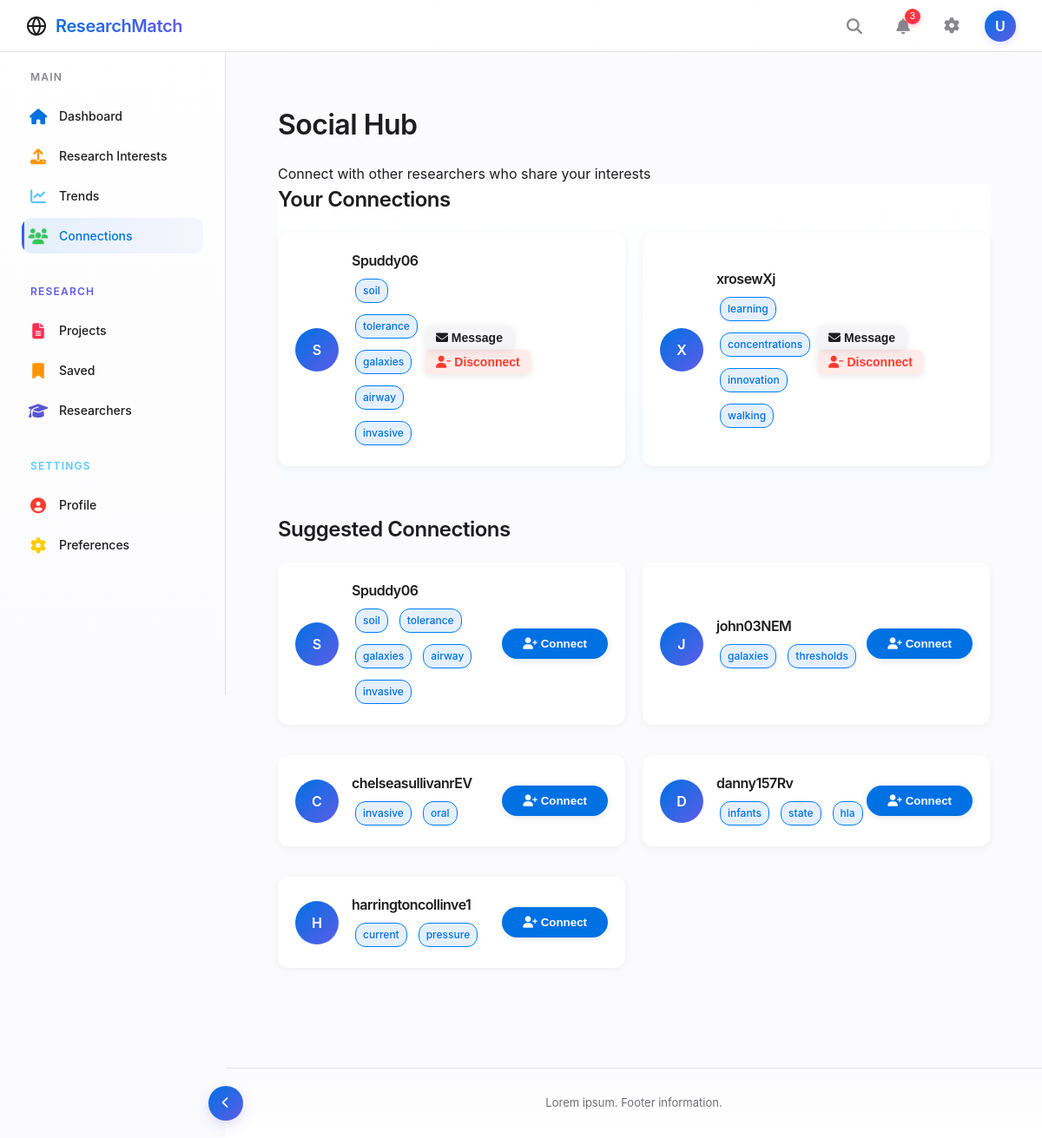
The page /social (signed in) on the database as committed earlier.
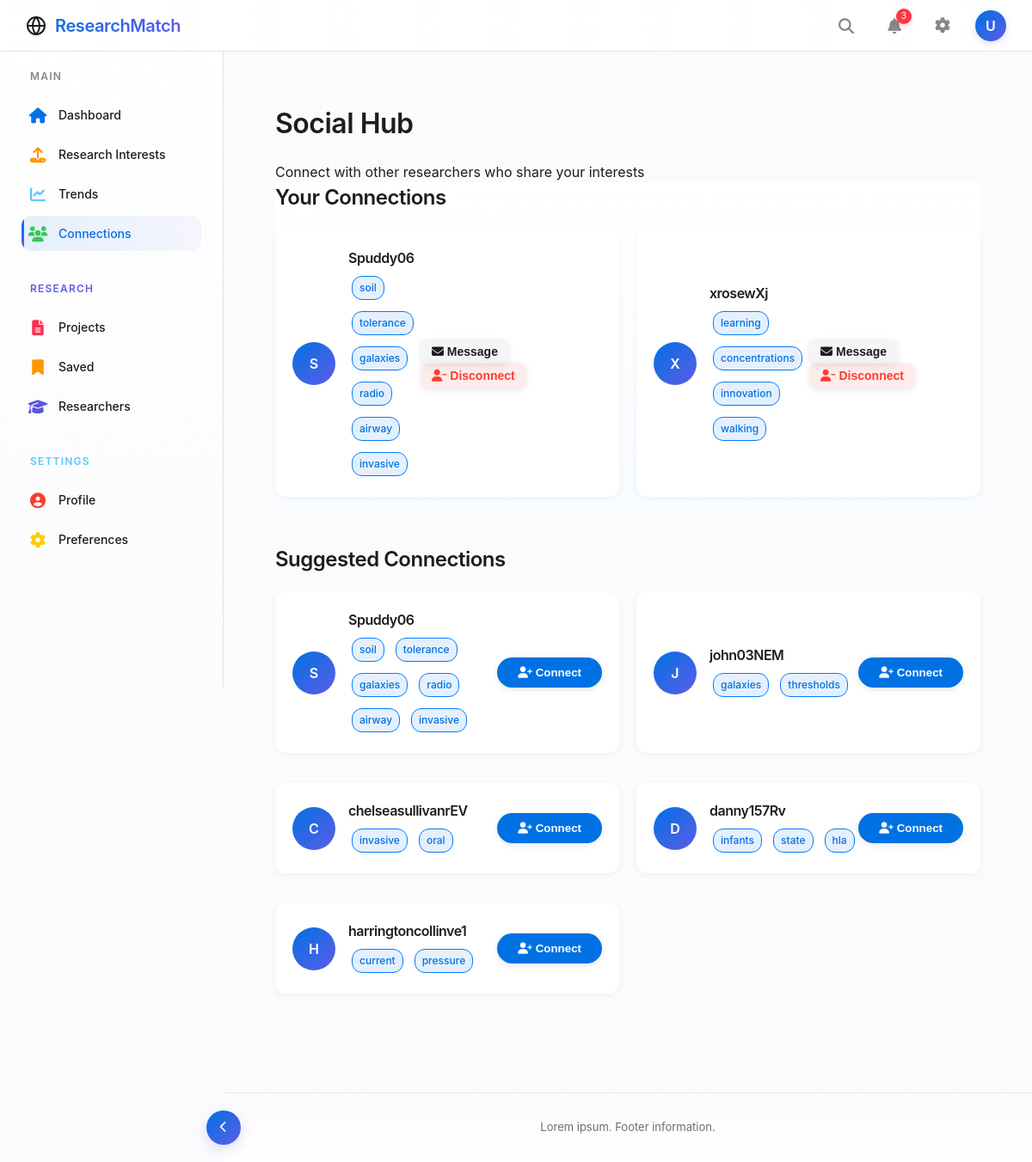
The same page on the database as committed later.
### database/schema.py (models this page shows, shortened)
class User(db.Model):
    id = db.Column(db.Integer, primary_key=True)
    username = db.Column(db.String(100), nullable=False, unique=True)
    password_hash = db.Column(db.String(255), nullable=False)
    email = db.Column(db.String(100), nullable=False)
    research_area_id = db.Column(db.Integer, db.ForeignKey('research_area.id'))
    faculty = db.relationship('ResearchArea', backref='users')
    interests = db.relationship('Interest', secondary=user_interest, backref='users')
    saved_projects = db.relationship('Project', secondary=user_saved_projects, backref='saved_by_users')
    connections = db.relationship(
        'User',
        secondary=user_connections,
        primaryjoin=id == user_connections.c.user_id,
        secondaryjoin=id == user_connections.c.connection_id,
        back_populates='connections_reverse'
    )
    connections_reverse = db.relationship(
        'User',
        secondary=user_connections,
        primaryjoin=id == user_connections.c.connection_id,
        secondaryjoin=id == user_connections.c.user_id,
        back_populates='connections'
    )

class Interest(db.Model):
    id = db.Column(db.Integer, primary_key=True)
    interest_name = db.Column(db.String(100), nullable=False)

### app.py (the view)
@app.route('/social')
@token_required
def social():
    if not session.get('user_id'):
        return redirect(url_for('login'))
    user = User.query.get(session['user_id'])
    connections = user.connections
    suggested_users = User.query.filter(User.id != user.id).all()
    suggested_users = [u for u in suggested_users if not user in connections]
    return render_template('social.html',
                          username=session['username'],
                          connections=connections,
                          suggested_users=suggested_users[:5])  # Limit to 5 suggestions

### app.py (called while the page is built)
def token_required(func):
    @wraps(func)
    def decorated(*args, **kwargs):
        token = request.cookies.get('jwt_token', None)
        if not token:
            return back_to_login()
        try:
            data = jwt.decode(token, current_app.config['SECRET_KEY'], algorithms=["HS256"])
            request.user = data  # optionally attach user info to request
        except jwt.ExpiredSignatureError:
            return back_to_login()
        except jwt.InvalidTokenError:
            return back_to_login()
        return func(*args, **kwargs)
    return decorated

### templates/social.html (shortened to what this page needs)
{% extends 'base.html' %}
{% block content %}
<div class="social-container">
    <div class="page-header">
        <h1>Social Hub</h1>
        <p class="text-muted">Connect with other researchers who share your interests</p>
    </div>
    <div class="connections-section">
        <h2>Your Connections</h2>
        <div class="connections-container">
            {% if connections %}
                {% for connection in connections %}
                <div class="connection-card" data-user-id="{{ connection.id }}">
                    <div class="connection-avatar">
                        {{ connection.username[0].upper() }}
                    </div>
                    <div class="connection-info">
                        <h3 class="connection-name">{{ connection.username }}</h3>
                        {% if connection.interests %}
                        <div class="connection-interests">
                            {% for interest in connection.interests %}
                            <span class="interest-tag small">{{ interest.interest_name }}</span>
                            {% endfor %}
                        </div>
                        {% else %}
                        <p class="no-interests">No research interests specified</p>
                        {% endif %}
                    </div>
                    <div class="connection-actions">
                        <button class="btn btn-message" data-username="{{ connection.username }}">
                            <i class="fas fa-envelope"></i> Message
                        </button>
                        <button class="btn btn-disconnect" data-user-id="{{ connection.id }}" data-username="{{ connection.username }}">
                            <i class="fas fa-user-minus"></i> Disconnect
                        </button>
                    </div>
                </div>
                {% endfor %}
            {% else %}
                <div class="empty-state">
                    <i class="fas fa-users empty-icon"></i>
                    <h3>No Connections Yet</h3>
                    <p>Connect with other researchers to collaborate on projects and share ideas.</p>
                </div>
            {% endif %}
        </div>
    </div>
    <div class="suggestions-section">
        <h2>Suggested Connections</h2>
        <div class="suggestions-container">
            {% if suggested_users %}
                {% for user in suggested_users %}
                <div class="suggestion-card" data-user-id="{{ user.id }}">
                    <div class="suggestion-avatar">
                        {{ user.username[0].upper() }}
                    </div>
                    <div class="suggestion-info">
                        <h3 class="suggestion-name">{{ user.username }}</h3>
                        {% if user.interests %}
                        <div class="suggestion-interests">
                            {% for interest in user.interests %}
                            <span class="interest-tag small">{{ interest.interest_name }}</span>
                            {% endfor %}
                        </div>
                        {% else %}
                        <p class="no-interests">No research interests specified</p>
                        {% endif %}
                    </div>
                    <div class="suggestion-actions">
                        <button class="btn btn-connect" data-user-id="{{ user.id }}" data-username="{{ user.username }}">
                            <i class="fas fa-user-plus"></i> Connect
                        </button>
                    </div>
                </div>
                {% endfor %}
            {% else %}
                <div class="empty-state">
                    <p>No more suggestions available at this time.</p>
                </div>
            {% endif %}
        </div>
    </div>
</div>
{% endblock %}

### templates/base.html (shortened to what this page needs)
<!DOCTYPE html>
<html lang="en">
<head>
    <link rel="stylesheet" href="{{ url_for('static', filename='css/style.css') }}">
    <link rel="stylesheet" href="https://cdnjs.cloudflare.com/ajax/libs/font-awesome/6.4.0/css/all.min.css">
</head>
<body class="{% if '/dashboard' in request.path or '/upload' in request.path or '/trends' in request.path or '/social' in request.path %}with-sidebar{% else %}full-page{% endif %}">
    <div class="app-container">
        <header class="app-header">
            <div class="header-left">
                <a href="{% if '/dashboard' in request.path or '/upload' in request.path or '/trends' in request.path or '/social' in request.path %}/dashboard{% else %}/{% endif %}" class="header-logo">
                    <span class="header-logo-text" style="margin-left: 10px;">ResearchMatch</span>
                </a>
            </div>
            <div class="nav-actions">
                {% if '/dashboard' in request.path or '/upload' in request.path or '/trends' in request.path or '/social' in request.path %}
                    <div class="nav-action-item">
                        <i class="fas fa-search"></i>
                    </div>
                    <div class="nav-action-item">
                        <i class="fas fa-bell"></i>
                        <span class="notification-badge">3</span>
                    </div>
                    <div class="user-profile">
                        <div class="nav-action-item">
                            <a href="/settings">
                              <i class="fas fa-cog"></i>
                            </a>
                        </div>
                        <div class="user-avatar">
                            {{ user_name[0].upper() if user_name else 'U' }}
                        </div>
                    </div>
                {% else %}
                    <a href="/login" class="btn-sign-in">Sign In</a>
                {% endif %}
            </div>
        </header>
        {% if '/dashboard' in request.path or '/upload' in request.path or '/trends' in request.path or '/social' in request.path %}
        <aside class="sidebar" id="sidebar">
            <div class="sidebar-section">
                <h3 class="sidebar-header">Main</h3>
                <ul class="sidebar-menu">
                    <li class="sidebar-menu-item">
                        <a href="/dashboard" class="sidebar-link {% if '/dashboard' in request.path %}active{% endif %}">
                            <span class="sidebar-icon">
                                <i class="fas fa-home"></i>
                            </span>
                            <span class="sidebar-text">Dashboard</span>
                        </a>
                    </li>
                    <li class="sidebar-menu-item">
                        <a href="/upload" class="sidebar-link {% if '/upload' in request.path %}active{% endif %}">
                            <span class="sidebar-icon">
                                <i class="fas fa-upload"></i>
                            </span>
                            <span class="sidebar-text">Research Interests</span>
                        </a>
                    </li>
                    <li class="sidebar-menu-item">
                        <a href="/trends" class="sidebar-link {% if '/trends' in request.path %}active{% endif %}">
                            <span class="sidebar-icon">
                                <i class="fas fa-chart-line"></i>
                            </span>
                            <span class="sidebar-text">Trends</span>
                        </a>
                    </li>
                    <li class="sidebar-menu-item">
                        <a href="/social" class="sidebar-link {% if '/social' in request.path %}active{% endif %}">
                            <span class="sidebar-icon">
                                <i class="fas fa-users"></i>
                            </span>
                            <span class="sidebar-text">Connections</span>
                        </a>
                    </li>
                </ul>
            </div>
            <div class="sidebar-section">
                <h3 class="sidebar-header">Research</h3>
                <ul class="sidebar-menu">
                    <li class="sidebar-menu-item">
                        <a href="{{ url_for('projects') }}" class="sidebar-link {% if '/projects' in request.path %}active{% endif %}">
                            <span class="sidebar-icon" style="color: var(--accent-pink);">
                                <i class="fas fa-file-alt"></i>
                            </span>
                            <span class="sidebar-text">Projects</span>
                        </a>
                    </li>
                    <li class="sidebar-menu-item">
                        <a href="{{ url_for('saved') }}" class="sidebar-link {% if '/saved' in request.path %}active{% endif %}">
                            <span class="sidebar-icon" style="color: var(--accent-orange);">
                                <i class="fas fa-bookmark"></i>
                            </span>
                            <span class="sidebar-text">Saved</span>
                        </a>
                    </li>
                    <li class="sidebar-menu-item">
                        <a href="{{ url_for('researchers') }}" class="sidebar-link {% if '/researchers' in request.path %}active{% endif %}">
                            <span class="sidebar-icon" style="color: var(--accent-indigo);">
                                <i class="fas fa-graduation-cap"></i>
                            </span>
                            <span class="sidebar-text">Researchers</span>
                        </a>
                    </li>
                </ul>
            </div>
            <div class="sidebar-section">
                <h3 class="sidebar-header">Settings</h3>
                <ul class="sidebar-menu">
                    <li class="sidebar-menu-item">
                        <a href="{{ url_for('profile') }}" class="sidebar-link {% if '/profile' in request.path %}active{% endif %}">
                            <span class="sidebar-icon" style="color: var(--accent-red);">
                                <i class="fas fa-user-circle"></i>
                            </span>
                            <span class="sidebar-text">Profile</span>
                        </a>
                    </li>
                    <li class="sidebar-menu-item">
                        <a href="{{ url_for('settings') }}" class="sidebar-link {% if '/settings' in request.path %}active{% endif %}">
                            <span class="sidebar-icon" style="color: var(--accent-yellow);">
                                <i class="fas fa-cog"></i>
                            </span>
                            <span class="sidebar-text">Preferences</span>
                        </a>
                    </li>
                </ul>
            </div>
            <button class="sidebar-toggle" id="sidebarToggle">
                <i class="fas fa-chevron-left"></i>
            </button>
        </aside>
        {% endif %}
        <main class="main-content {% if '/dashboard' in request.path or '/upload' in request.path or '/trends' in request.path or '/social' in request.path %}with-sidebar{% endif %}" id="mainContent">
            <div class="content-area">
                {% block content %}{% endblock %}
            </div>
            <footer class="app-footer">
                <p>Lorem ipsum. Footer information.</p>
            </footer>
        </main>
    </div>
</body>
</html>

Rows that differ between the two databases and show on the page:
changed User "Spuddy06": gains Interest (interest_name "radio")
